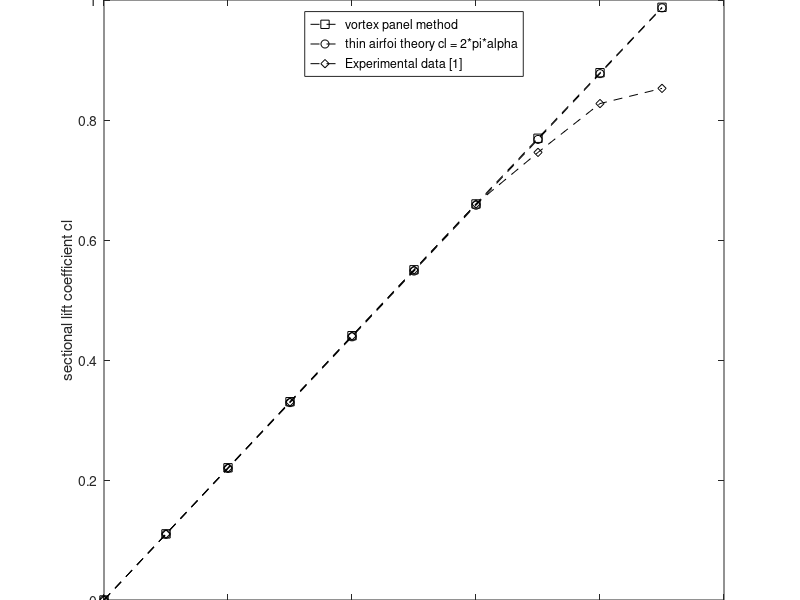

Write MATLAB code to recreate this figure.
clc;
%VORTEX PANEL CODE NACA 0012
%Name: Smit Patel
%Name: Rishikesh Bhatt

%Defining initial condition for the problem
Rho = 1.225;                %freestream density
Vinf = 2.3536;              %free stream velocity
mu_if = 0.00001802;         %dynamic viscosity
alpha = pi/180*[0,1,2,3,4,5,6,7,8,9];       %Angle of attack in radians
Re = Rho*Vinf*1/mu_if;       %Reynolds number based on chord length 

%creating fine grid at locations of high curvature (Leading and Trailing
%edge) and coarse grid for remaining geometry.

x1 = linspace(0,0.25,80);       %from leading edge to quater chord (c/4)
x2 = linspace(0.25,0.75,50);    %(c/4 to 3c/4)
x2(1) = [];                     %to avoid repeating last element of x1 which is same as first element of x2
x3 = linspace(0.75,1,80);       %(3c/4) to trailing edge
x3(1) = [];                     %to avoid repeating last element of x1 which is same as first element of x2
x = [x1';x2';x3'];              %conocatenating all x coordinates
x = flip(x);

%calculating y coordinates from equation for the lower surface of NACA 0012
y = -0.594689181*(0.298222773*sqrt(x) - 0.127125232*x - 0.357907906*x.^2 + 0.291984971*x.^3 - 0.105174606*x.^4); 

X = flip(x);                    %reversing  the order of elements to calculate y coordinates for upper surface.

X(1,:) = [];                    %removing the coordinate (0,0) as it is already considered in lower surface.

%calculating y coordinates from equation for the upper surface of NACA 0012
Y = 0.594689181*(0.298222773*sqrt(X) - 0.127125232*X - 0.357907906*X.^2 + 0.291984971*X.^3 - 0.105174606*X.^4);
y = [y; Y];                     %conocatenating x and y coordinates for upper and lower surfaces.
x = [x; X];

%panels are indexed starting from lower surface near trailing edge and
%moving in counter-clockwise direction
N = length(x) - 1;              %Defining number of panels 

s = zeros(N,1);                 %matrix [s] for length of panel
for i = 1:N                     
    s(i) =  sqrt((x(i+1) - x(i))^2 + (y(i+1) - y(i))^2);
end

phi = zeros(N,1);               %matrix [phi] for angle w.r.t +X-axis matrix
for i = 1:N/2                   
    phi(i) = pi + atan((y(i+1)-y(i))/(x(i+1)-x(i)));    %formula is modified to get angle value w.r.t +x-axis
end

for i = (N/2)+1:N
    phi(i) = atan((y(i+1)-y(i))/(x(i+1)-x(i)));
    if phi(i) < 0               %formula is modified to get angle value w.r.t +x-axis
        phi(i) = 2*pi + phi(i); 
    end
end

xm = zeros(N,1);                %matrix [xm, ym] for control point of each panel.
ym = zeros(N,1);
for i = 1:N
    xm(i) = (x(i+1)+x(i))/2;
    ym(i) = (y(i+1)+y(i))/2;
end

%evaluating the coefficients of the integral term in set of equations
A = zeros(N,N);
B = zeros(N,N);
C = zeros(N,N);
D = zeros(N,N);
E = zeros(N,N);
I = zeros(N,N);

for i = 1:N
    for j = 1:N
        A(i,j) = -(xm(i) - x(j))*cos(phi(j)) - (ym(i) - y(j))*sin(phi(j)); 
        B(i,j) = (xm(i) - x(j))^2 + (ym(i) - y(j))^2;
        C(i,j) = -cos(phi(i) - phi(j));
        D(i,j) = (xm(i) - x(j))*cos(phi(i)) + (ym(i) - y(j))*sin(phi(i));
        E(i,j) = sqrt(abs(B(i,j) - A(i,j)^2));
     end
end

for i = 1:N
    for j = 1:N
        I(i,j) = (C(i,j)/2)*log((s(j)^2 + 2*A(i,j)*s(j) + B(i,j))/B(i,j)) + ((D(i,j)-A(i,j)*C(i,j))/sqrt(B(i,j)-A(i,j)^2))*(atan((s(j) + A(i,j))/E(i,j)) - atan(A(i,j)/sqrt(B(i,j)-A(i,j)^2)));
        if i == j               %condition to ensure that diagonal element of I are always 0 and not NaN. this is explained in the document.
            I(i,j) = 0;
        end
    end
end

%Imposing Kutta condition by removing equation for the Nth panel and adding
%gamma(1) + gamma(N) = 0

I(N,:) = zeros(1,N);
I(N,1) = 1;
I(N,N) = 1;

%calculating sectional lift coefficient for each angle of attack
cl = zeros(1,length(alpha));
for i = 1:length(alpha)
    v = 2*pi*Vinf*sin(phi-alpha(i));    %matrix [v] for RHS 2*pi*Vinf*sin(phi-alpha) terms. 
    v(N,1) = 0;                     %Last element of [v] will be zero due to kutta condition as discussed above.

    gamma = I\v;                    %solving gamma = inverse[I] * [v]
    Gamma = s .* gamma;             %total circulation = summation of (gamma * panel length) for all panels.

    cl(i) = -2*sum(Gamma)/Vinf;      %sectional lift coefficient = 2*total circulation/Vinf. sum(Gamma) will add all elements of Gamma.
end

%plotting results
disp("number of panel used = "+N)

plot(alpha*180/pi,cl,'k--s');              %plotting cl vs alpha
hold on;

%sectional lift coefficient from thin airfoil theory
CL = 2*pi*alpha;                    
plot(alpha*180/pi,CL,'k--o'); 

%sectional lift coefficient from the experimental data
ECL = [0, 0.11, 0.22, 0.33, 0.44, 0.55, 0.66, 0.746, 0.8274, 0.8527];   
plot(alpha*180/pi,ECL,'k--d');

legend('vortex panel method','thin airfoi theory cl = 2*pi*alpha','Experimental data [1]','Location','north');
xlabel("angle of attack in degrees");
ylabel("sectional lift coefficient cl");
title("cl vs angle of attack for NACA 0012 at Re = "+Re);